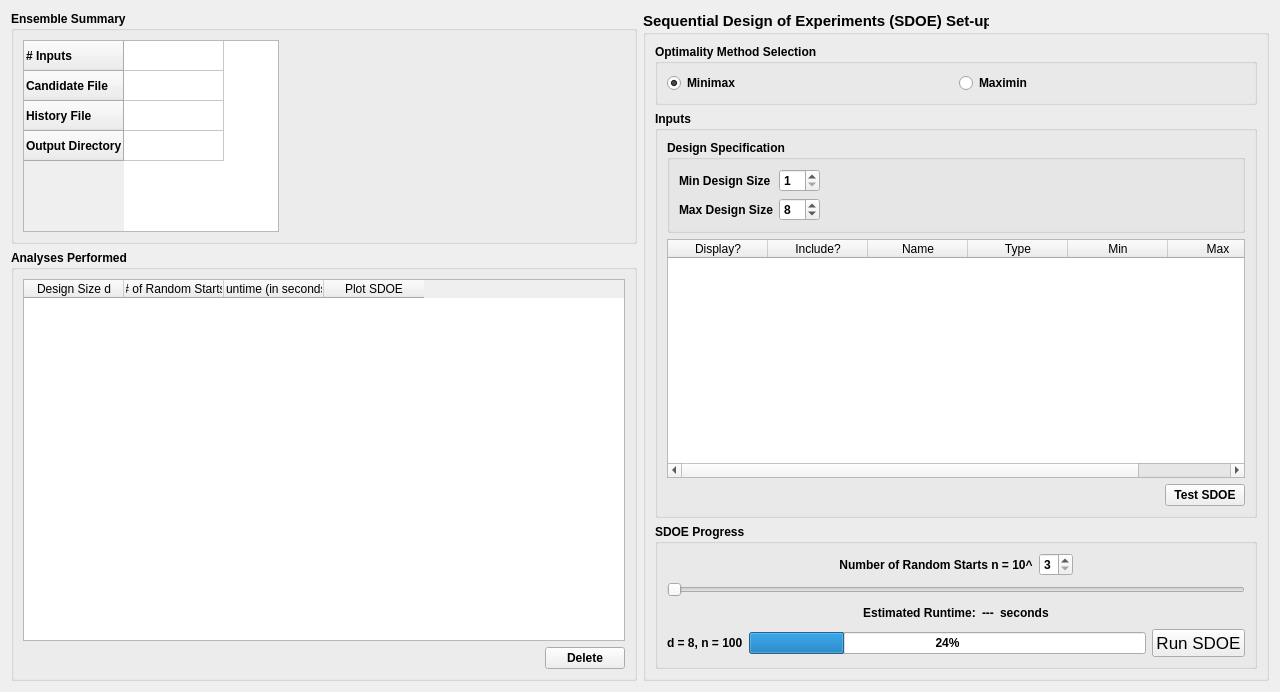
<?xml version="1.0" encoding="UTF-8"?>
<ui version="4.0">
 <class>Dialog</class>
 <widget class="QDialog" name="Dialog">
  <property name="geometry">
   <rect>
    <x>0</x>
    <y>0</y>
    <width>1280</width>
    <height>692</height>
   </rect>
  </property>
  <property name="font">
   <font>
    <pointsize>9</pointsize>
   </font>
  </property>
  <property name="windowTitle">
   <string>Squential Design of Experiments</string>
  </property>
  <layout class="QGridLayout" name="gridLayout_4">
   <item row="0" column="0">
    <widget class="QGroupBox" name="infoGroup">
     <property name="maximumSize">
      <size>
       <width>16777215</width>
       <height>16777215</height>
      </size>
     </property>
     <property name="font">
      <font>
       <weight>75</weight>
       <bold>true</bold>
      </font>
     </property>
     <property name="title">
      <string>Ensemble Summary</string>
     </property>
     <layout class="QGridLayout" name="gridLayout_7">
      <item row="0" column="0" alignment="Qt::AlignLeft|Qt::AlignTop">
       <widget class="QTableWidget" name="infoTable">
        <property name="maximumSize">
         <size>
          <width>16777215</width>
          <height>16777215</height>
         </size>
        </property>
        <property name="focusPolicy">
         <enum>Qt::NoFocus</enum>
        </property>
        <attribute name="horizontalHeaderVisible">
         <bool>false</bool>
        </attribute>
        <row>
         <property name="text">
          <string># Inputs</string>
         </property>
        </row>
        <row>
         <property name="text">
          <string>Candidate File</string>
         </property>
        </row>
        <row>
         <property name="text">
          <string>History File</string>
         </property>
        </row>
        <row>
         <property name="text">
          <string>Output Directory</string>
         </property>
        </row>
        <column>
         <property name="text">
          <string>Info</string>
         </property>
        </column>
        <item row="0" column="0">
         <property name="text">
          <string/>
         </property>
        </item>
        <item row="1" column="0">
         <property name="text">
          <string/>
         </property>
        </item>
        <item row="2" column="0">
         <property name="text">
          <string/>
         </property>
        </item>
        <item row="3" column="0">
         <property name="text">
          <string/>
         </property>
        </item>
       </widget>
      </item>
     </layout>
    </widget>
   </item>
   <item row="0" column="1" rowspan="2">
    <widget class="QGroupBox" name="analysisGroup">
     <property name="font">
      <font>
       <pointsize>11</pointsize>
       <weight>75</weight>
       <bold>true</bold>
      </font>
     </property>
     <property name="title">
      <string>Sequential Design of Experiments (SDOE) Set-up</string>
     </property>
     <layout class="QVBoxLayout" name="verticalLayout_7">
      <item>
       <widget class="QGroupBox" name="optimalityGroup">
        <property name="font">
         <font>
          <pointsize>9</pointsize>
          <weight>75</weight>
          <bold>true</bold>
         </font>
        </property>
        <property name="title">
         <string>Optimality Method Selection</string>
        </property>
        <layout class="QGridLayout" name="gridLayout_2">
         <item row="0" column="0">
          <layout class="QGridLayout" name="gridLayout_11">
           <item row="0" column="1">
            <widget class="QRadioButton" name="Maximin_radioButton">
             <property name="text">
              <string>Maximin</string>
             </property>
            </widget>
           </item>
           <item row="0" column="0">
            <widget class="QRadioButton" name="Minimax_radioButton">
             <property name="text">
              <string>Minimax</string>
             </property>
             <property name="checked">
              <bool>true</bool>
             </property>
            </widget>
           </item>
          </layout>
         </item>
        </layout>
       </widget>
      </item>
      <item>
       <widget class="QGroupBox" name="inputs_groupBox">
        <property name="font">
         <font>
          <pointsize>9</pointsize>
          <weight>75</weight>
          <bold>true</bold>
         </font>
        </property>
        <property name="title">
         <string>Inputs</string>
        </property>
        <layout class="QVBoxLayout" name="verticalLayout">
         <item>
          <widget class="QGroupBox" name="range_groupBox">
           <property name="font">
            <font>
             <pointsize>9</pointsize>
             <weight>75</weight>
             <bold>true</bold>
            </font>
           </property>
           <property name="title">
            <string>Design Specification</string>
           </property>
           <layout class="QGridLayout" name="gridLayout">
            <item row="1" column="0">
             <widget class="QLabel" name="maxDesignSize_static">
              <property name="text">
               <string>Max Design Size</string>
              </property>
             </widget>
            </item>
            <item row="0" column="0">
             <widget class="QLabel" name="minDesignSize_static">
              <property name="text">
               <string>Min Design Size</string>
              </property>
             </widget>
            </item>
            <item row="1" column="3">
             <spacer name="horizontalSpacer_3">
              <property name="orientation">
               <enum>Qt::Horizontal</enum>
              </property>
              <property name="sizeHint" stdset="0">
               <size>
                <width>40</width>
                <height>20</height>
               </size>
              </property>
             </spacer>
            </item>
            <item row="0" column="3">
             <spacer name="horizontalSpacer_2">
              <property name="orientation">
               <enum>Qt::Horizontal</enum>
              </property>
              <property name="sizeHint" stdset="0">
               <size>
                <width>40</width>
                <height>20</height>
               </size>
              </property>
             </spacer>
            </item>
            <item row="0" column="1">
             <widget class="QSpinBox" name="minDesignSize_spin">
              <property name="toolTip">
               <string>Please choose the size for a small grouping.</string>
              </property>
              <property name="minimum">
               <number>1</number>
              </property>
             </widget>
            </item>
            <item row="1" column="1">
             <widget class="QSpinBox" name="maxDesignSize_spin">
              <property name="toolTip">
               <string>Minimize difference between min and max
for efficient computation.</string>
              </property>
              <property name="minimum">
               <number>1</number>
              </property>
              <property name="value">
               <number>8</number>
              </property>
             </widget>
            </item>
           </layout>
          </widget>
         </item>
         <item>
          <widget class="QTableWidget" name="inputSdoeTable">
           <property name="minimumSize">
            <size>
             <width>0</width>
             <height>150</height>
            </size>
           </property>
           <property name="font">
            <font>
             <weight>50</weight>
             <bold>false</bold>
            </font>
           </property>
           <property name="toolTip">
            <string>For each input, specify the type, and wether
it should be part of the analysis.
* Index: unique identifier for the input combination. Not required, but encouraged.
* Space-filling: inputs to be considered for SDOE
</string>
           </property>
           <column>
            <property name="text">
             <string>Display?</string>
            </property>
           </column>
           <column>
            <property name="text">
             <string>Include?</string>
            </property>
           </column>
           <column>
            <property name="text">
             <string>Name</string>
            </property>
           </column>
           <column>
            <property name="text">
             <string>Type</string>
            </property>
           </column>
           <column>
            <property name="text">
             <string>Min</string>
            </property>
           </column>
           <column>
            <property name="text">
             <string>Max</string>
            </property>
           </column>
          </widget>
         </item>
         <item>
          <layout class="QHBoxLayout" name="horizontalLayout">
           <item>
            <spacer name="horizontalSpacer_5">
             <property name="orientation">
              <enum>Qt::Horizontal</enum>
             </property>
             <property name="sizeHint" stdset="0">
              <size>
               <width>40</width>
               <height>20</height>
              </size>
             </property>
            </spacer>
           </item>
           <item>
            <widget class="QPushButton" name="testSdoeButton">
             <property name="text">
              <string>Test SDOE</string>
             </property>
             <property name="autoDefault">
              <bool>false</bool>
             </property>
            </widget>
           </item>
          </layout>
         </item>
        </layout>
       </widget>
      </item>
      <item>
       <widget class="QGroupBox" name="progress_groupBox">
        <property name="font">
         <font>
          <pointsize>9</pointsize>
          <weight>75</weight>
          <bold>true</bold>
         </font>
        </property>
        <property name="title">
         <string>SDOE Progress</string>
        </property>
        <layout class="QVBoxLayout" name="verticalLayout_2">
         <item>
          <layout class="QHBoxLayout" name="horizontalLayout_2">
           <item>
            <spacer name="horizontalSpacer">
             <property name="orientation">
              <enum>Qt::Horizontal</enum>
             </property>
             <property name="sizeHint" stdset="0">
              <size>
               <width>40</width>
               <height>20</height>
              </size>
             </property>
            </spacer>
           </item>
           <item>
            <widget class="QLabel" name="sampleSize_static">
             <property name="text">
              <string>Number of Random Starts n = 10^</string>
             </property>
             <property name="alignment">
              <set>Qt::AlignCenter</set>
             </property>
            </widget>
           </item>
           <item>
            <widget class="QSpinBox" name="sampleSize_spin">
             <property name="minimum">
              <number>3</number>
             </property>
             <property name="maximum">
              <number>7</number>
             </property>
             <property name="value">
              <number>3</number>
             </property>
            </widget>
           </item>
           <item>
            <spacer name="horizontalSpacer_6">
             <property name="orientation">
              <enum>Qt::Horizontal</enum>
             </property>
             <property name="sizeHint" stdset="0">
              <size>
               <width>40</width>
               <height>20</height>
              </size>
             </property>
            </spacer>
           </item>
          </layout>
         </item>
         <item>
          <widget class="QSlider" name="sampleSizeRuntime_slider">
           <property name="minimum">
            <number>3</number>
           </property>
           <property name="maximum">
            <number>7</number>
           </property>
           <property name="singleStep">
            <number>1</number>
           </property>
           <property name="pageStep">
            <number>1</number>
           </property>
           <property name="value">
            <number>3</number>
           </property>
           <property name="tracking">
            <bool>true</bool>
           </property>
           <property name="orientation">
            <enum>Qt::Horizontal</enum>
           </property>
          </widget>
         </item>
         <item>
          <layout class="QHBoxLayout" name="horizontalLayout_3">
           <item>
            <spacer name="horizontalSpacer_7">
             <property name="orientation">
              <enum>Qt::Horizontal</enum>
             </property>
             <property name="sizeHint" stdset="0">
              <size>
               <width>40</width>
               <height>20</height>
              </size>
             </property>
            </spacer>
           </item>
           <item>
            <widget class="QLabel" name="estimate_static">
             <property name="text">
              <string>Estimated Runtime:</string>
             </property>
             <property name="alignment">
              <set>Qt::AlignCenter</set>
             </property>
            </widget>
           </item>
           <item>
            <widget class="QLabel" name="time_dynamic">
             <property name="text">
              <string>---</string>
             </property>
            </widget>
           </item>
           <item>
            <widget class="QLabel" name="units_static">
             <property name="text">
              <string>seconds</string>
             </property>
            </widget>
           </item>
           <item>
            <spacer name="horizontalSpacer_8">
             <property name="orientation">
              <enum>Qt::Horizontal</enum>
             </property>
             <property name="sizeHint" stdset="0">
              <size>
               <width>40</width>
               <height>20</height>
              </size>
             </property>
            </spacer>
           </item>
          </layout>
         </item>
         <item>
          <layout class="QHBoxLayout" name="horizontalLayout_infSave_3">
           <item>
            <widget class="QLabel" name="designInfo_static">
             <property name="text">
              <string>d = 8, n = 100</string>
             </property>
            </widget>
           </item>
           <item>
            <widget class="QProgressBar" name="SDOE_progressBar">
             <property name="value">
              <number>24</number>
             </property>
            </widget>
           </item>
           <item>
            <widget class="QPushButton" name="runSdoeButton">
             <property name="font">
              <font>
               <pointsize>13</pointsize>
               <weight>50</weight>
               <bold>false</bold>
              </font>
             </property>
             <property name="text">
              <string>Run SDOE</string>
             </property>
             <property name="autoDefault">
              <bool>false</bool>
             </property>
            </widget>
           </item>
          </layout>
         </item>
        </layout>
       </widget>
      </item>
     </layout>
    </widget>
   </item>
   <item row="1" column="0">
    <widget class="QGroupBox" name="analysisTableGroup">
     <property name="font">
      <font>
       <weight>75</weight>
       <bold>true</bold>
      </font>
     </property>
     <property name="title">
      <string>Analyses Performed</string>
     </property>
     <layout class="QGridLayout" name="gridLayout_3">
      <item row="1" column="1">
       <widget class="QPushButton" name="deleteAnalysisButton">
        <property name="text">
         <string>Delete</string>
        </property>
        <property name="autoDefault">
         <bool>false</bool>
        </property>
       </widget>
      </item>
      <item row="1" column="0">
       <spacer name="horizontalSpacer_4">
        <property name="orientation">
         <enum>Qt::Horizontal</enum>
        </property>
        <property name="sizeHint" stdset="0">
         <size>
          <width>40</width>
          <height>20</height>
         </size>
        </property>
       </spacer>
      </item>
      <item row="0" column="0" colspan="2">
       <widget class="QTableWidget" name="analysisTable">
        <property name="minimumSize">
         <size>
          <width>300</width>
          <height>0</height>
         </size>
        </property>
        <property name="font">
         <font>
          <weight>50</weight>
          <bold>false</bold>
         </font>
        </property>
        <column>
         <property name="text">
          <string>Design Size d</string>
         </property>
        </column>
        <column>
         <property name="text">
          <string># of Random Starts</string>
         </property>
        </column>
        <column>
         <property name="text">
          <string>Runtime (in seconds)</string>
         </property>
        </column>
        <column>
         <property name="text">
          <string>Plot SDOE</string>
         </property>
        </column>
       </widget>
      </item>
     </layout>
    </widget>
   </item>
  </layout>
 </widget>
 <tabstops>
  <tabstop>analysisTable</tabstop>
 </tabstops>
 <resources/>
 <connections>
  <connection>
   <sender>sampleSize_spin</sender>
   <signal>valueChanged(int)</signal>
   <receiver>sampleSizeRuntime_slider</receiver>
   <slot>setValue(int)</slot>
   <hints>
    <hint type="sourcelabel">
     <x>1064</x>
     <y>526</y>
    </hint>
    <hint type="destinationlabel">
     <x>958</x>
     <y>562</y>
    </hint>
   </hints>
  </connection>
  <connection>
   <sender>sampleSizeRuntime_slider</sender>
   <signal>valueChanged(int)</signal>
   <receiver>sampleSize_spin</receiver>
   <slot>setValue(int)</slot>
   <hints>
    <hint type="sourcelabel">
     <x>958</x>
     <y>562</y>
    </hint>
    <hint type="destinationlabel">
     <x>1064</x>
     <y>526</y>
    </hint>
   </hints>
  </connection>
  <connection>
   <sender>sampleSize_spin</sender>
   <signal>valueChanged(int)</signal>
   <receiver>time_dynamic</receiver>
   <slot>setNum(int)</slot>
   <hints>
    <hint type="sourcelabel">
     <x>1064</x>
     <y>526</y>
    </hint>
    <hint type="destinationlabel">
     <x>992</x>
     <y>596</y>
    </hint>
   </hints>
  </connection>
 </connections>
</ui>
